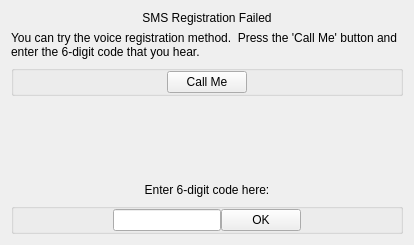
<?xml version="1.0" encoding="UTF-8"?>
<ui version="4.0">
 <class>VoiceRegistrationWidget</class>
 <widget class="QWidget" name="VoiceRegistrationWidget">
  <property name="geometry">
   <rect>
    <x>0</x>
    <y>0</y>
    <width>414</width>
    <height>245</height>
   </rect>
  </property>
  <property name="windowTitle">
   <string>Form</string>
  </property>
  <layout class="QVBoxLayout" name="verticalLayout">
   <item>
    <widget class="QLabel" name="label">
     <property name="text">
      <string>SMS Registration Failed</string>
     </property>
     <property name="alignment">
      <set>Qt::AlignCenter</set>
     </property>
    </widget>
   </item>
   <item>
    <widget class="QLabel" name="label_2">
     <property name="text">
      <string>You can try the voice registration method.  Press the 'Call Me' button and enter the 6-digit code that you hear.</string>
     </property>
     <property name="wordWrap">
      <bool>true</bool>
     </property>
    </widget>
   </item>
   <item>
    <widget class="QGroupBox" name="groupBox_2">
     <property name="title">
      <string/>
     </property>
     <layout class="QHBoxLayout" name="horizontalLayout_2">
      <property name="margin">
       <number>0</number>
      </property>
      <item>
       <spacer name="horizontalSpacer_3">
        <property name="orientation">
         <enum>Qt::Horizontal</enum>
        </property>
        <property name="sizeHint" stdset="0">
         <size>
          <width>40</width>
          <height>20</height>
         </size>
        </property>
       </spacer>
      </item>
      <item>
       <widget class="QPushButton" name="callButton">
        <property name="sizePolicy">
         <sizepolicy hsizetype="Fixed" vsizetype="Fixed">
          <horstretch>0</horstretch>
          <verstretch>0</verstretch>
         </sizepolicy>
        </property>
        <property name="text">
         <string>Call Me</string>
        </property>
       </widget>
      </item>
      <item>
       <spacer name="horizontalSpacer_4">
        <property name="orientation">
         <enum>Qt::Horizontal</enum>
        </property>
        <property name="sizeHint" stdset="0">
         <size>
          <width>40</width>
          <height>20</height>
         </size>
        </property>
       </spacer>
      </item>
     </layout>
    </widget>
   </item>
   <item>
    <spacer name="verticalSpacer">
     <property name="orientation">
      <enum>Qt::Vertical</enum>
     </property>
     <property name="sizeHint" stdset="0">
      <size>
       <width>20</width>
       <height>40</height>
      </size>
     </property>
    </spacer>
   </item>
   <item>
    <widget class="QLabel" name="label_3">
     <property name="text">
      <string>Enter 6-digit code here:</string>
     </property>
     <property name="alignment">
      <set>Qt::AlignCenter</set>
     </property>
    </widget>
   </item>
   <item>
    <widget class="QGroupBox" name="groupBox">
     <property name="title">
      <string/>
     </property>
     <property name="alignment">
      <set>Qt::AlignCenter</set>
     </property>
     <layout class="QHBoxLayout" name="horizontalLayout">
      <property name="spacing">
       <number>0</number>
      </property>
      <property name="margin">
       <number>0</number>
      </property>
      <item>
       <spacer name="horizontalSpacer">
        <property name="orientation">
         <enum>Qt::Horizontal</enum>
        </property>
        <property name="sizeHint" stdset="0">
         <size>
          <width>40</width>
          <height>20</height>
         </size>
        </property>
       </spacer>
      </item>
      <item>
       <widget class="QLineEdit" name="codeLineEdit">
        <property name="sizePolicy">
         <sizepolicy hsizetype="Fixed" vsizetype="Fixed">
          <horstretch>0</horstretch>
          <verstretch>0</verstretch>
         </sizepolicy>
        </property>
        <property name="maximumSize">
         <size>
          <width>16777214</width>
          <height>16777215</height>
         </size>
        </property>
        <property name="inputMethodHints">
         <set>Qt::ImhDigitsOnly</set>
        </property>
        <property name="maxLength">
         <number>6</number>
        </property>
        <property name="alignment">
         <set>Qt::AlignCenter</set>
        </property>
       </widget>
      </item>
      <item>
       <widget class="QPushButton" name="OKButton">
        <property name="sizePolicy">
         <sizepolicy hsizetype="Minimum" vsizetype="Fixed">
          <horstretch>0</horstretch>
          <verstretch>0</verstretch>
         </sizepolicy>
        </property>
        <property name="text">
         <string>OK</string>
        </property>
       </widget>
      </item>
      <item>
       <spacer name="horizontalSpacer_2">
        <property name="orientation">
         <enum>Qt::Horizontal</enum>
        </property>
        <property name="sizeHint" stdset="0">
         <size>
          <width>40</width>
          <height>20</height>
         </size>
        </property>
       </spacer>
      </item>
     </layout>
    </widget>
   </item>
  </layout>
 </widget>
 <resources/>
 <connections/>
</ui>
